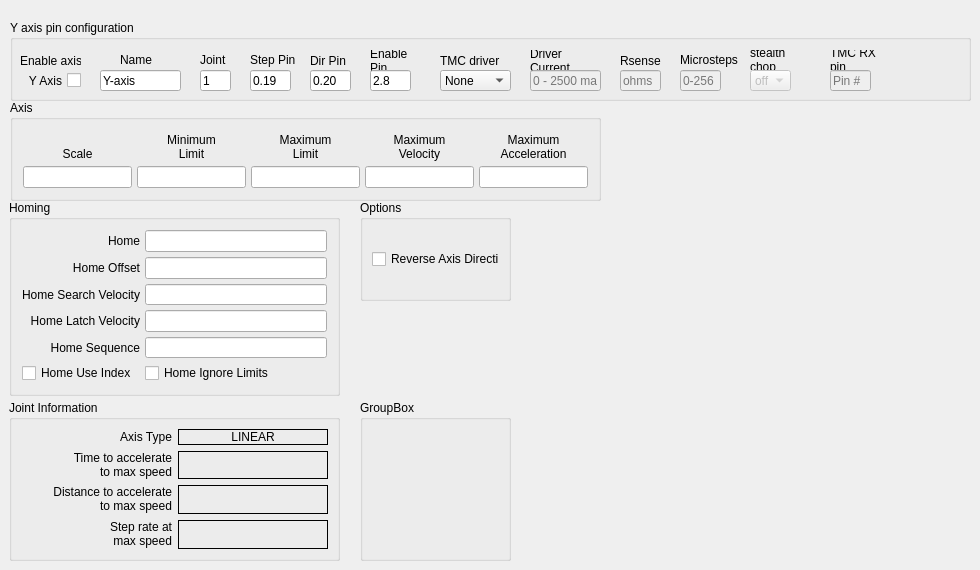
        <widget class="QWidget" name="tab_12">
         <attribute name="title">
          <string>Y Axis</string>
         </attribute>
         <widget class="QGroupBox" name="jointAxisGroup_1">
          <property name="geometry">
           <rect>
            <x>10</x>
            <y>100</y>
            <width>591</width>
            <height>101</height>
           </rect>
          </property>
          <property name="sizePolicy">
           <sizepolicy hsizetype="Preferred" vsizetype="Preferred">
            <horstretch>0</horstretch>
            <verstretch>0</verstretch>
           </sizepolicy>
          </property>
          <property name="styleSheet">
           <string notr="true"/>
          </property>
          <property name="title">
           <string>Axis</string>
          </property>
          <layout class="QGridLayout" name="gridLayout_8">
           <property name="leftMargin">
            <number>10</number>
           </property>
           <property name="topMargin">
            <number>10</number>
           </property>
           <property name="rightMargin">
            <number>10</number>
           </property>
           <property name="bottomMargin">
            <number>10</number>
           </property>
           <property name="spacing">
            <number>5</number>
           </property>
           <item row="0" column="0">
            <widget class="QLabel" name="label_60">
             <property name="text">
              <string>Scale</string>
             </property>
             <property name="alignment">
              <set>Qt::AlignBottom|Qt::AlignHCenter</set>
             </property>
            </widget>
           </item>
           <item row="0" column="2">
            <widget class="QLabel" name="label_79">
             <property name="text">
              <string>Minimum
Limit</string>
             </property>
             <property name="alignment">
              <set>Qt::AlignBottom|Qt::AlignHCenter</set>
             </property>
             <property name="wordWrap">
              <bool>true</bool>
             </property>
            </widget>
           </item>
           <item row="0" column="3">
            <widget class="QLabel" name="label_80">
             <property name="text">
              <string>Maximum
Limit</string>
             </property>
             <property name="textFormat">
              <enum>Qt::AutoText</enum>
             </property>
             <property name="alignment">
              <set>Qt::AlignBottom|Qt::AlignHCenter</set>
             </property>
             <property name="wordWrap">
              <bool>true</bool>
             </property>
            </widget>
           </item>
           <item row="1" column="2">
            <widget class="QLineEdit" name="minLimit_2">
             <property name="alignment">
              <set>Qt::AlignRight|Qt::AlignTrailing|Qt::AlignVCenter</set>
             </property>
            </widget>
           </item>
           <item row="1" column="3">
            <widget class="QLineEdit" name="maxLimit_2">
             <property name="alignment">
              <set>Qt::AlignRight|Qt::AlignTrailing|Qt::AlignVCenter</set>
             </property>
            </widget>
           </item>
           <item row="0" column="4">
            <widget class="QLabel" name="label_81">
             <property name="text">
              <string>Maximum
Velocity</string>
             </property>
             <property name="alignment">
              <set>Qt::AlignBottom|Qt::AlignHCenter</set>
             </property>
             <property name="wordWrap">
              <bool>true</bool>
             </property>
            </widget>
           </item>
           <item row="1" column="4">
            <widget class="QLineEdit" name="maxVelocity_2">
             <property name="alignment">
              <set>Qt::AlignRight|Qt::AlignTrailing|Qt::AlignVCenter</set>
             </property>
            </widget>
           </item>
           <item row="0" column="5">
            <widget class="QLabel" name="label_86">
             <property name="text">
              <string>Maximum
Acceleration</string>
             </property>
             <property name="alignment">
              <set>Qt::AlignBottom|Qt::AlignHCenter</set>
             </property>
             <property name="wordWrap">
              <bool>true</bool>
             </property>
            </widget>
           </item>
           <item row="1" column="0">
            <widget class="QLineEdit" name="scale_2"/>
           </item>
           <item row="1" column="5">
            <widget class="QLineEdit" name="maxAccel_2">
             <property name="alignment">
              <set>Qt::AlignRight|Qt::AlignTrailing|Qt::AlignVCenter</set>
             </property>
            </widget>
           </item>
          </layout>
         </widget>
         <widget class="QGroupBox" name="groupBox_4">
          <property name="geometry">
           <rect>
            <x>9</x>
            <y>200</y>
            <width>331</width>
            <height>196</height>
           </rect>
          </property>
          <property name="styleSheet">
           <string notr="true"/>
          </property>
          <property name="title">
           <string>Homing</string>
          </property>
          <layout class="QGridLayout" name="gridLayout_7">
           <property name="leftMargin">
            <number>10</number>
           </property>
           <property name="topMargin">
            <number>10</number>
           </property>
           <property name="rightMargin">
            <number>10</number>
           </property>
           <property name="bottomMargin">
            <number>10</number>
           </property>
           <property name="spacing">
            <number>5</number>
           </property>
           <item row="0" column="0">
            <widget class="QLabel" name="label_87">
             <property name="text">
              <string>Home</string>
             </property>
             <property name="alignment">
              <set>Qt::AlignRight|Qt::AlignTrailing|Qt::AlignVCenter</set>
             </property>
            </widget>
           </item>
           <item row="0" column="1">
            <widget class="QLineEdit" name="home_2">
             <property name="toolTip">
              <string>&lt;html&gt;&lt;head/&gt;&lt;body&gt;&lt;p&gt;Home is usually set to 0&lt;/p&gt;&lt;/body&gt;&lt;/html&gt;</string>
             </property>
             <property name="alignment">
              <set>Qt::AlignRight|Qt::AlignTrailing|Qt::AlignVCenter</set>
             </property>
            </widget>
           </item>
           <item row="1" column="0">
            <widget class="QLabel" name="label_88">
             <property name="text">
              <string>Home Offset</string>
             </property>
             <property name="alignment">
              <set>Qt::AlignRight|Qt::AlignTrailing|Qt::AlignVCenter</set>
             </property>
            </widget>
           </item>
           <item row="1" column="1">
            <widget class="QLineEdit" name="homeOffset_2">
             <property name="toolTip">
              <string>&lt;html&gt;&lt;head/&gt;&lt;body&gt;&lt;p&gt;Home Offset can be used to back off of the home switch&lt;/p&gt;&lt;/body&gt;&lt;/html&gt;</string>
             </property>
             <property name="alignment">
              <set>Qt::AlignRight|Qt::AlignTrailing|Qt::AlignVCenter</set>
             </property>
            </widget>
           </item>
           <item row="2" column="0">
            <widget class="QLabel" name="label_89">
             <property name="text">
              <string>Home Search Velocity</string>
             </property>
             <property name="alignment">
              <set>Qt::AlignRight|Qt::AlignTrailing|Qt::AlignVCenter</set>
             </property>
            </widget>
           </item>
           <item row="2" column="1">
            <widget class="QLineEdit" name="homeSearchVel_2">
             <property name="toolTip">
              <string>&lt;html&gt;&lt;head/&gt;&lt;body&gt;&lt;p&gt;Search Velocity is in units per second&lt;/p&gt;&lt;/body&gt;&lt;/html&gt;</string>
             </property>
             <property name="alignment">
              <set>Qt::AlignRight|Qt::AlignTrailing|Qt::AlignVCenter</set>
             </property>
            </widget>
           </item>
           <item row="3" column="0">
            <widget class="QLabel" name="label_90">
             <property name="text">
              <string>Home Latch Velocity</string>
             </property>
             <property name="alignment">
              <set>Qt::AlignRight|Qt::AlignTrailing|Qt::AlignVCenter</set>
             </property>
            </widget>
           </item>
           <item row="3" column="1">
            <widget class="QLineEdit" name="homeLatchVel_2">
             <property name="toolTip">
              <string>&lt;html&gt;&lt;head/&gt;&lt;body&gt;&lt;p&gt;Latch Velocity is in user units per second&lt;br/&gt;usually set slower than Search Velocity&lt;/p&gt;&lt;/body&gt;&lt;/html&gt;</string>
             </property>
             <property name="alignment">
              <set>Qt::AlignRight|Qt::AlignTrailing|Qt::AlignVCenter</set>
             </property>
            </widget>
           </item>
           <item row="5" column="0">
            <widget class="QCheckBox" name="homeUseIndex_2">
             <property name="text">
              <string>Home Use Index</string>
             </property>
            </widget>
           </item>
           <item row="5" column="1">
            <widget class="QCheckBox" name="homeIgnoreLimits_2">
             <property name="text">
              <string>Home Ignore Limits</string>
             </property>
            </widget>
           </item>
           <item row="4" column="0">
            <widget class="QLabel" name="label_91">
             <property name="text">
              <string>Home Sequence</string>
             </property>
             <property name="alignment">
              <set>Qt::AlignRight|Qt::AlignTrailing|Qt::AlignVCenter</set>
             </property>
            </widget>
           </item>
           <item row="4" column="1">
            <widget class="QLineEdit" name="homeSequence_2">
             <property name="toolTip">
              <string>&lt;html&gt;&lt;head/&gt;&lt;body&gt;&lt;p&gt;Home sequences start at 0 and do not skip a number.&lt;/p&gt;&lt;p&gt;Multiple joint axis use a negative number.&lt;/p&gt;&lt;p&gt;Leave blank to home the joint manually.&lt;/p&gt;&lt;/body&gt;&lt;/html&gt;</string>
             </property>
            </widget>
           </item>
          </layout>
         </widget>
         <widget class="QGroupBox" name="gridGroupBox_3">
          <property name="geometry">
           <rect>
            <x>9</x>
            <y>400</y>
            <width>331</width>
            <height>161</height>
           </rect>
          </property>
          <property name="styleSheet">
           <string notr="true"/>
          </property>
          <property name="title">
           <string>Joint Information</string>
          </property>
          <layout class="QGridLayout" name="gridLayout_29">
           <item row="3" column="0">
            <widget class="QLabel" name="label_184">
             <property name="text">
              <string>&lt;html&gt;&lt;head/&gt;&lt;body&gt;&lt;p align=&quot;right&quot;&gt;Distance to accelerate&lt;br/&gt;to max speed&lt;/p&gt;&lt;/body&gt;&lt;/html&gt;</string>
             </property>
            </widget>
           </item>
           <item row="2" column="1">
            <widget class="QLabel" name="timeJoint_1">
             <property name="frameShape">
              <enum>QFrame::Box</enum>
             </property>
             <property name="text">
              <string>&lt;html&gt;&lt;head/&gt;&lt;body&gt;&lt;p align=&quot;center&quot;&gt;&lt;br/&gt;&lt;/p&gt;&lt;/body&gt;&lt;/html&gt;</string>
             </property>
            </widget>
           </item>
           <item row="2" column="0">
            <widget class="QLabel" name="label_183">
             <property name="text">
              <string>&lt;html&gt;&lt;head/&gt;&lt;body&gt;&lt;p align=&quot;right&quot;&gt;Time to accelerate&lt;br/&gt;to max speed&lt;/p&gt;&lt;/body&gt;&lt;/html&gt;</string>
             </property>
            </widget>
           </item>
           <item row="3" column="1">
            <widget class="QLabel" name="distanceJoint_1">
             <property name="frameShape">
              <enum>QFrame::Box</enum>
             </property>
             <property name="text">
              <string>&lt;html&gt;&lt;head/&gt;&lt;body&gt;&lt;p align=&quot;center&quot;&gt;&lt;br/&gt;&lt;/p&gt;&lt;/body&gt;&lt;/html&gt;</string>
             </property>
            </widget>
           </item>
           <item row="4" column="0">
            <widget class="QLabel" name="label_186">
             <property name="text">
              <string>&lt;html&gt;&lt;head/&gt;&lt;body&gt;&lt;p align=&quot;right&quot;&gt;Step rate at&lt;br/&gt;max speed&lt;/p&gt;&lt;/body&gt;&lt;/html&gt;</string>
             </property>
            </widget>
           </item>
           <item row="4" column="1">
            <widget class="QLabel" name="stepRateJoint_1">
             <property name="frameShape">
              <enum>QFrame::Box</enum>
             </property>
             <property name="text">
              <string>&lt;html&gt;&lt;head/&gt;&lt;body&gt;&lt;p align=&quot;center&quot;&gt;&lt;br/&gt;&lt;/p&gt;&lt;/body&gt;&lt;/html&gt;</string>
             </property>
            </widget>
           </item>
           <item row="0" column="0">
            <widget class="QLabel" name="label_92">
             <property name="text">
              <string>Axis Type</string>
             </property>
             <property name="alignment">
              <set>Qt::AlignRight|Qt::AlignTrailing|Qt::AlignVCenter</set>
             </property>
            </widget>
           </item>
           <item row="0" column="1">
            <widget class="QLabel" name="axisType_2">
             <property name="frameShape">
              <enum>QFrame::Box</enum>
             </property>
             <property name="text">
              <string>LINEAR</string>
             </property>
             <property name="alignment">
              <set>Qt::AlignCenter</set>
             </property>
            </widget>
           </item>
          </layout>
         </widget>
         <widget class="QGroupBox" name="groupBox_18">
          <property name="geometry">
           <rect>
            <x>360</x>
            <y>400</y>
            <width>151</width>
            <height>161</height>
           </rect>
          </property>
          <property name="title">
           <string>GroupBox</string>
          </property>
         </widget>
         <widget class="QGroupBox" name="groupBox_19">
          <property name="geometry">
           <rect>
            <x>360</x>
            <y>200</y>
            <width>151</width>
            <height>101</height>
           </rect>
          </property>
          <property name="title">
           <string>Options</string>
          </property>
          <layout class="QGridLayout" name="gridLayout_54">
           <item row="0" column="0">
            <widget class="QCheckBox" name="reverse_2">
             <property name="text">
              <string>Reverse Axis Direction</string>
             </property>
            </widget>
           </item>
          </layout>
         </widget>
         <widget class="QGroupBox" name="groupBox_68">
          <property name="geometry">
           <rect>
            <x>10</x>
            <y>20</y>
            <width>961</width>
            <height>81</height>
           </rect>
          </property>
          <property name="title">
           <string>Y axis pin configuration</string>
          </property>
          <widget class="QLabel" name="label_395">
           <property name="geometry">
            <rect>
             <x>820</x>
             <y>30</y>
             <width>61</width>
             <height>20</height>
            </rect>
           </property>
           <property name="text">
            <string>TMC RX pin</string>
           </property>
           <property name="wordWrap">
            <bool>true</bool>
           </property>
          </widget>
          <widget class="QLabel" name="label_396">
           <property name="geometry">
            <rect>
             <x>240</x>
             <y>30</y>
             <width>51</width>
             <height>20</height>
            </rect>
           </property>
           <property name="text">
            <string>Step Pin</string>
           </property>
           <property name="wordWrap">
            <bool>true</bool>
           </property>
          </widget>
          <widget class="QLabel" name="label_397">
           <property name="geometry">
            <rect>
             <x>670</x>
             <y>30</y>
             <width>61</width>
             <height>20</height>
            </rect>
           </property>
           <property name="text">
            <string>Microsteps</string>
           </property>
           <property name="wordWrap">
            <bool>true</bool>
           </property>
          </widget>
          <widget class="QLabel" name="label_398">
           <property name="geometry">
            <rect>
             <x>110</x>
             <y>30</y>
             <width>41</width>
             <height>20</height>
            </rect>
           </property>
           <property name="text">
            <string>Name</string>
           </property>
          </widget>
          <widget class="QLabel" name="label_399">
           <property name="geometry">
            <rect>
             <x>300</x>
             <y>30</y>
             <width>41</width>
             <height>21</height>
            </rect>
           </property>
           <property name="text">
            <string>Dir Pin</string>
           </property>
           <property name="wordWrap">
            <bool>true</bool>
           </property>
          </widget>
          <widget class="QLabel" name="label_400">
           <property name="geometry">
            <rect>
             <x>430</x>
             <y>30</y>
             <width>61</width>
             <height>21</height>
            </rect>
           </property>
           <property name="text">
            <string>TMC driver</string>
           </property>
           <property name="wordWrap">
            <bool>true</bool>
           </property>
          </widget>
          <widget class="QLabel" name="label_401">
           <property name="geometry">
            <rect>
             <x>520</x>
             <y>30</y>
             <width>71</width>
             <height>21</height>
            </rect>
           </property>
           <property name="text">
            <string>Driver Current</string>
           </property>
           <property name="wordWrap">
            <bool>true</bool>
           </property>
          </widget>
          <widget class="QLabel" name="label_402">
           <property name="geometry">
            <rect>
             <x>610</x>
             <y>30</y>
             <width>41</width>
             <height>21</height>
            </rect>
           </property>
           <property name="text">
            <string>Rsense</string>
           </property>
           <property name="wordWrap">
            <bool>true</bool>
           </property>
          </widget>
          <widget class="QLabel" name="label_403">
           <property name="geometry">
            <rect>
             <x>10</x>
             <y>30</y>
             <width>61</width>
             <height>21</height>
            </rect>
           </property>
           <property name="text">
            <string>Enable axis</string>
           </property>
          </widget>
          <widget class="QLabel" name="label_404">
           <property name="geometry">
            <rect>
             <x>360</x>
             <y>30</y>
             <width>51</width>
             <height>21</height>
            </rect>
           </property>
           <property name="text">
            <string>Enable Pin</string>
           </property>
           <property name="wordWrap">
            <bool>true</bool>
           </property>
          </widget>
          <widget class="QLabel" name="label_405">
           <property name="geometry">
            <rect>
             <x>740</x>
             <y>30</y>
             <width>61</width>
             <height>20</height>
            </rect>
           </property>
           <property name="text">
            <string>stealth chop</string>
           </property>
           <property name="wordWrap">
            <bool>true</bool>
           </property>
          </widget>
          <widget class="QLabel" name="label_406">
           <property name="geometry">
            <rect>
             <x>190</x>
             <y>30</y>
             <width>31</width>
             <height>20</height>
            </rect>
           </property>
           <property name="text">
            <string>Joint</string>
           </property>
          </widget>
          <widget class="QLineEdit" name="yaxisdir">
           <property name="geometry">
            <rect>
             <x>300</x>
             <y>50</y>
             <width>41</width>
             <height>21</height>
            </rect>
           </property>
           <property name="text">
            <string>0.20</string>
           </property>
           <property name="placeholderText">
            <string>Pin#</string>
           </property>
          </widget>
          <widget class="QLineEdit" name="yaxiscursense">
           <property name="enabled">
            <bool>false</bool>
           </property>
           <property name="geometry">
            <rect>
             <x>610</x>
             <y>50</y>
             <width>41</width>
             <height>21</height>
            </rect>
           </property>
           <property name="text">
            <string/>
           </property>
           <property name="placeholderText">
            <string>ohms</string>
           </property>
          </widget>
          <widget class="QLineEdit" name="yaxisjoint">
           <property name="geometry">
            <rect>
             <x>190</x>
             <y>50</y>
             <width>31</width>
             <height>21</height>
            </rect>
           </property>
           <property name="text">
            <string>1</string>
           </property>
           <property name="placeholderText">
            <string>0-4</string>
           </property>
          </widget>
          <widget class="QLineEdit" name="yaxisstep">
           <property name="geometry">
            <rect>
             <x>240</x>
             <y>50</y>
             <width>41</width>
             <height>21</height>
            </rect>
           </property>
           <property name="text">
            <string>0.19</string>
           </property>
           <property name="placeholderText">
            <string>Pin#</string>
           </property>
          </widget>
          <widget class="QCheckBox" name="yaxis">
           <property name="geometry">
            <rect>
             <x>0</x>
             <y>50</y>
             <width>71</width>
             <height>21</height>
            </rect>
           </property>
           <property name="layoutDirection">
            <enum>Qt::RightToLeft</enum>
           </property>
           <property name="text">
            <string>Y Axis</string>
           </property>
          </widget>
          <widget class="QComboBox" name="yaxistmc">
           <property name="geometry">
            <rect>
             <x>430</x>
             <y>50</y>
             <width>71</width>
             <height>21</height>
            </rect>
           </property>
           <item>
            <property name="text">
             <string>None</string>
            </property>
           </item>
           <item>
            <property name="text">
             <string>TMC2208</string>
            </property>
           </item>
           <item>
            <property name="text">
             <string>TMC2209</string>
            </property>
           </item>
          </widget>
          <widget class="QLineEdit" name="yaxistxt">
           <property name="geometry">
            <rect>
             <x>90</x>
             <y>50</y>
             <width>81</width>
             <height>21</height>
            </rect>
           </property>
           <property name="text">
            <string>Y-axis</string>
           </property>
           <property name="placeholderText">
            <string>comment</string>
           </property>
          </widget>
          <widget class="QLineEdit" name="yaxisenable">
           <property name="geometry">
            <rect>
             <x>360</x>
             <y>50</y>
             <width>41</width>
             <height>21</height>
            </rect>
           </property>
           <property name="text">
            <string>2.8</string>
           </property>
           <property name="placeholderText">
            <string>Pin#</string>
           </property>
          </widget>
          <widget class="QComboBox" name="yaxisstealthcop">
           <property name="enabled">
            <bool>false</bool>
           </property>
           <property name="geometry">
            <rect>
             <x>740</x>
             <y>50</y>
             <width>41</width>
             <height>21</height>
            </rect>
           </property>
           <item>
            <property name="text">
             <string>off</string>
            </property>
           </item>
           <item>
            <property name="text">
             <string>on</string>
            </property>
           </item>
          </widget>
          <widget class="QLineEdit" name="yaxisrxpin">
           <property name="enabled">
            <bool>false</bool>
           </property>
           <property name="geometry">
            <rect>
             <x>820</x>
             <y>50</y>
             <width>41</width>
             <height>21</height>
            </rect>
           </property>
           <property name="text">
            <string/>
           </property>
           <property name="placeholderText">
            <string>Pin #</string>
           </property>
          </widget>
          <widget class="QLineEdit" name="yaxismicrostep">
           <property name="enabled">
            <bool>false</bool>
           </property>
           <property name="geometry">
            <rect>
             <x>670</x>
             <y>50</y>
             <width>41</width>
             <height>21</height>
            </rect>
           </property>
           <property name="text">
            <string/>
           </property>
           <property name="placeholderText">
            <string>0-256</string>
           </property>
          </widget>
          <widget class="QLineEdit" name="yaxiscur">
           <property name="enabled">
            <bool>false</bool>
           </property>
           <property name="geometry">
            <rect>
             <x>520</x>
             <y>50</y>
             <width>71</width>
             <height>21</height>
            </rect>
           </property>
           <property name="text">
            <string/>
           </property>
           <property name="placeholderText">
            <string>0 - 2500 ma</string>
           </property>
          </widget>
         </widget>
        </widget>
